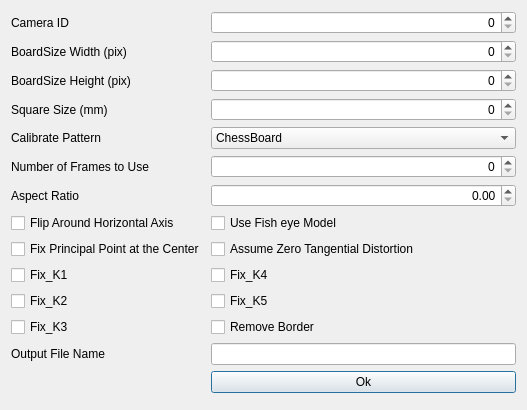
<?xml version="1.0" encoding="UTF-8"?>
<ui version="4.0">
 <class>Setting</class>
 <widget class="QDialog" name="Setting">
  <property name="geometry">
   <rect>
    <x>0</x>
    <y>0</y>
    <width>527</width>
    <height>410</height>
   </rect>
  </property>
  <property name="windowTitle">
   <string>Setting</string>
  </property>
  <layout class="QGridLayout" name="gridLayout">
   <item row="9" column="0">
    <widget class="QCheckBox" name="cb_center">
     <property name="text">
      <string>Fix Principal Point at the Center</string>
     </property>
    </widget>
   </item>
   <item row="8" column="1">
    <widget class="QCheckBox" name="cb_fisheye">
     <property name="text">
      <string>Use Fish eye Model</string>
     </property>
    </widget>
   </item>
   <item row="17" column="1">
    <widget class="QPushButton" name="pushButton">
     <property name="text">
      <string>Ok</string>
     </property>
    </widget>
   </item>
   <item row="6" column="1">
    <widget class="QSpinBox" name="sB_frames">
     <property name="alignment">
      <set>Qt::AlignRight|Qt::AlignTrailing|Qt::AlignVCenter</set>
     </property>
    </widget>
   </item>
   <item row="11" column="0">
    <widget class="QCheckBox" name="cb_k1">
     <property name="text">
      <string>Fix_K1</string>
     </property>
    </widget>
   </item>
   <item row="4" column="0">
    <widget class="QLabel" name="label_4">
     <property name="text">
      <string>Calibrate Pattern</string>
     </property>
    </widget>
   </item>
   <item row="8" column="0">
    <widget class="QCheckBox" name="cb_flip">
     <property name="text">
      <string>Flip Around Horizontal Axis</string>
     </property>
    </widget>
   </item>
   <item row="1" column="0">
    <widget class="QLabel" name="label">
     <property name="text">
      <string>BoardSize Width (pix)</string>
     </property>
    </widget>
   </item>
   <item row="6" column="0">
    <widget class="QLabel" name="label_6">
     <property name="text">
      <string>Number of Frames to Use</string>
     </property>
    </widget>
   </item>
   <item row="7" column="1">
    <widget class="QDoubleSpinBox" name="ds_ratio">
     <property name="alignment">
      <set>Qt::AlignRight|Qt::AlignTrailing|Qt::AlignVCenter</set>
     </property>
    </widget>
   </item>
   <item row="15" column="0">
    <widget class="QCheckBox" name="cb_k3">
     <property name="text">
      <string>Fix_K3</string>
     </property>
    </widget>
   </item>
   <item row="12" column="0">
    <widget class="QCheckBox" name="cb_k2">
     <property name="text">
      <string>Fix_K2</string>
     </property>
    </widget>
   </item>
   <item row="16" column="1">
    <widget class="QLineEdit" name="lineEdit">
     <property name="alignment">
      <set>Qt::AlignCenter</set>
     </property>
    </widget>
   </item>
   <item row="12" column="1">
    <widget class="QCheckBox" name="cb_k5">
     <property name="text">
      <string>Fix_K5</string>
     </property>
    </widget>
   </item>
   <item row="1" column="1">
    <widget class="QSpinBox" name="sB_Width">
     <property name="alignment">
      <set>Qt::AlignRight|Qt::AlignTrailing|Qt::AlignVCenter</set>
     </property>
    </widget>
   </item>
   <item row="16" column="0">
    <widget class="QLabel" name="label_5">
     <property name="text">
      <string>Output File Name</string>
     </property>
    </widget>
   </item>
   <item row="3" column="1">
    <widget class="QSpinBox" name="sB_Square">
     <property name="alignment">
      <set>Qt::AlignRight|Qt::AlignTrailing|Qt::AlignVCenter</set>
     </property>
    </widget>
   </item>
   <item row="2" column="0">
    <widget class="QLabel" name="label_2">
     <property name="text">
      <string>BoardSize Height (pix)</string>
     </property>
    </widget>
   </item>
   <item row="7" column="0">
    <widget class="QLabel" name="label_7">
     <property name="text">
      <string>Aspect Ratio</string>
     </property>
    </widget>
   </item>
   <item row="4" column="1">
    <widget class="QComboBox" name="comboBox">
     <item>
      <property name="text">
       <string>ChessBoard</string>
      </property>
     </item>
     <item>
      <property name="text">
       <string>Circle grid</string>
      </property>
     </item>
     <item>
      <property name="text">
       <string>Asymetric Circle grid</string>
      </property>
     </item>
    </widget>
   </item>
   <item row="2" column="1">
    <widget class="QSpinBox" name="sB_Height">
     <property name="alignment">
      <set>Qt::AlignRight|Qt::AlignTrailing|Qt::AlignVCenter</set>
     </property>
    </widget>
   </item>
   <item row="9" column="1">
    <widget class="QCheckBox" name="cb_tangential">
     <property name="text">
      <string>Assume Zero Tangential Distortion</string>
     </property>
    </widget>
   </item>
   <item row="3" column="0">
    <widget class="QLabel" name="label_3">
     <property name="text">
      <string>Square Size (mm)</string>
     </property>
    </widget>
   </item>
   <item row="11" column="1">
    <widget class="QCheckBox" name="cb_k4">
     <property name="text">
      <string>Fix_K4</string>
     </property>
    </widget>
   </item>
   <item row="0" column="0">
    <widget class="QLabel" name="label_8">
     <property name="text">
      <string>Camera ID</string>
     </property>
    </widget>
   </item>
   <item row="0" column="1">
    <widget class="QSpinBox" name="sb_camera">
     <property name="alignment">
      <set>Qt::AlignRight|Qt::AlignTrailing|Qt::AlignVCenter</set>
     </property>
    </widget>
   </item>
   <item row="15" column="1">
    <widget class="QCheckBox" name="cb_Border">
     <property name="text">
      <string>Remove Border</string>
     </property>
    </widget>
   </item>
  </layout>
 </widget>
 <resources/>
 <connections>
  <connection>
   <sender>pushButton</sender>
   <signal>clicked()</signal>
   <receiver>Setting</receiver>
   <slot>accept()</slot>
   <hints>
    <hint type="sourcelabel">
     <x>387</x>
     <y>356</y>
    </hint>
    <hint type="destinationlabel">
     <x>263</x>
     <y>188</y>
    </hint>
   </hints>
  </connection>
 </connections>
</ui>
